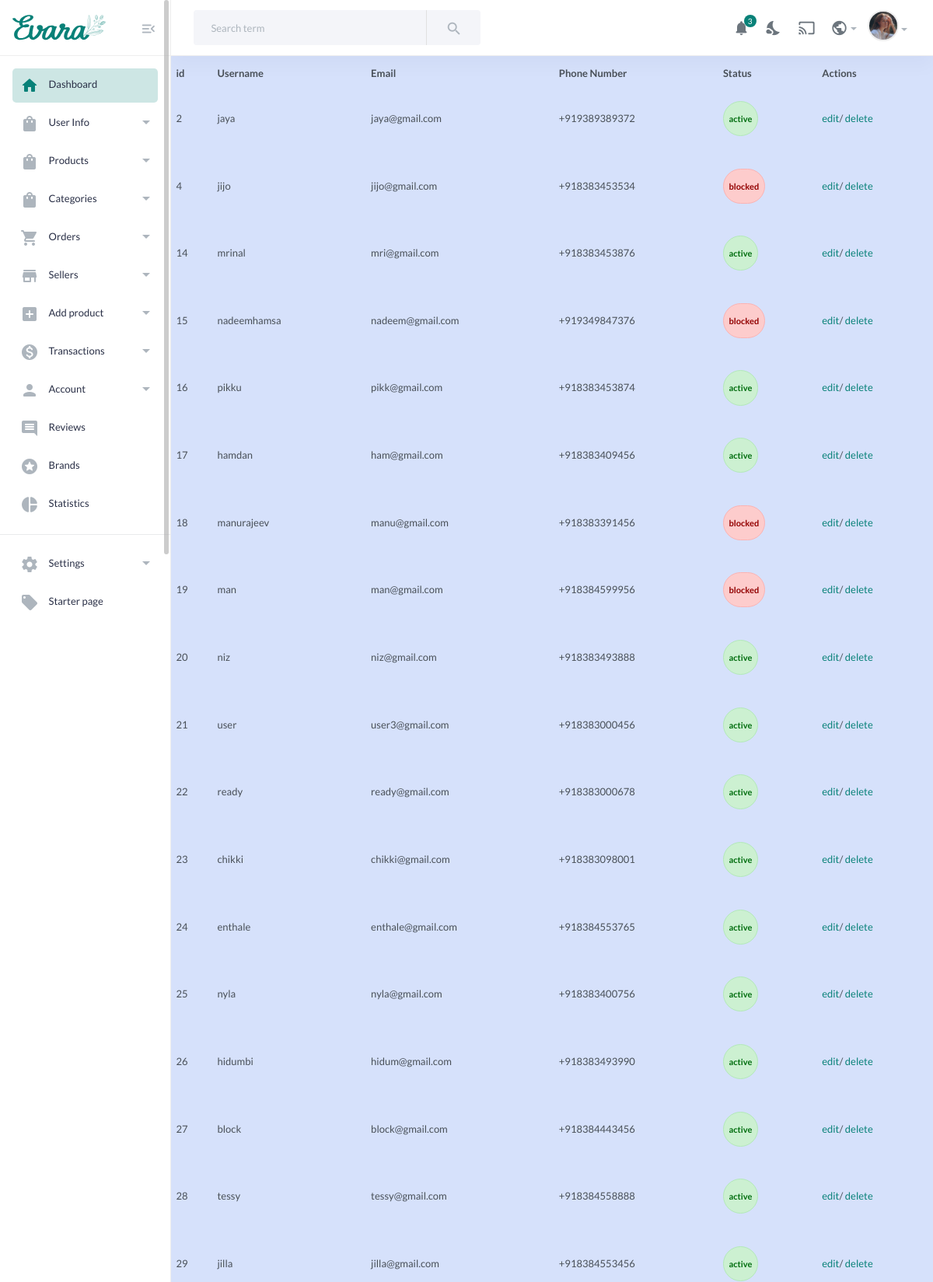
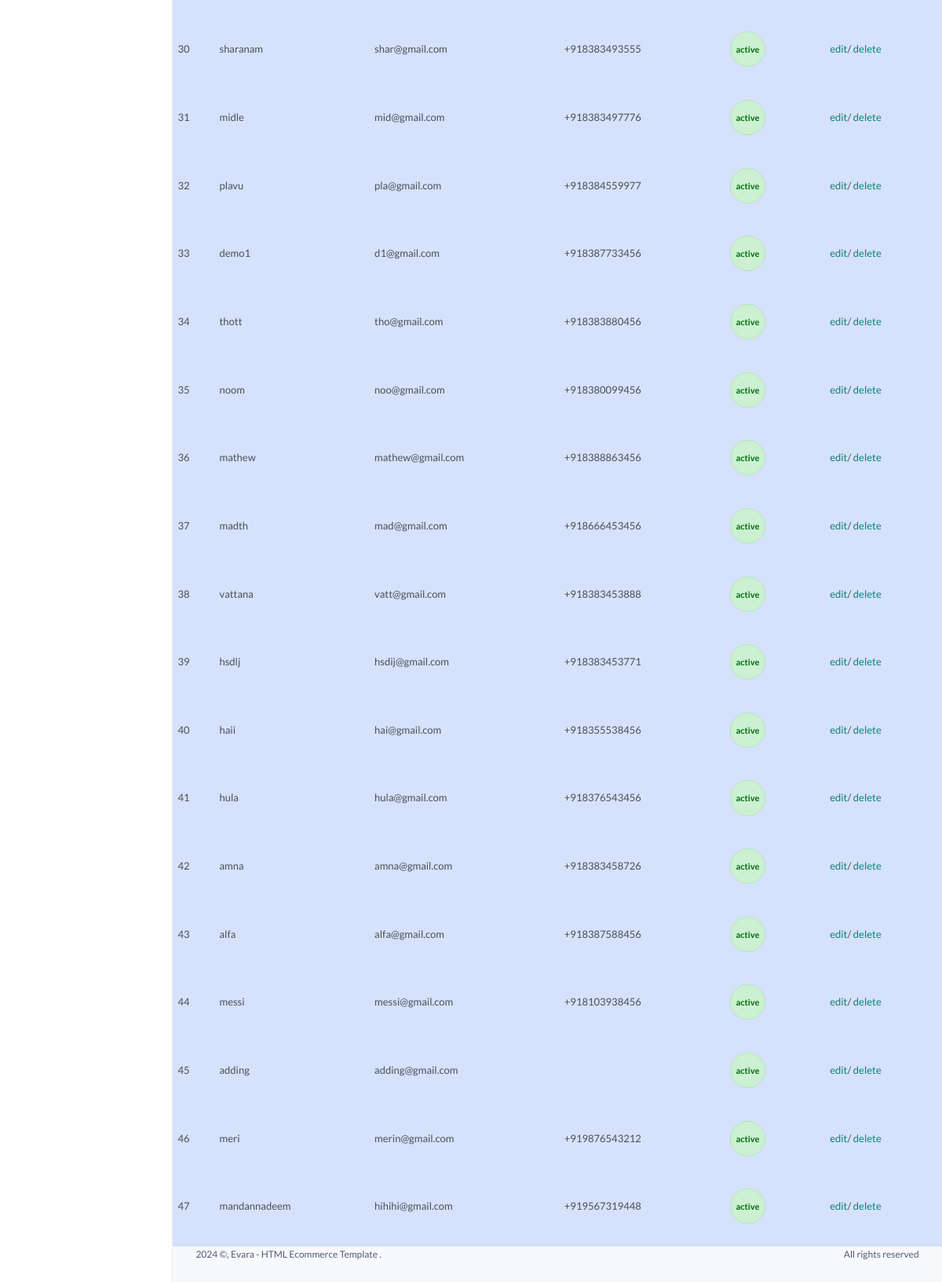
The app's page /userinfo, older data (2 pictures, top to bottom).
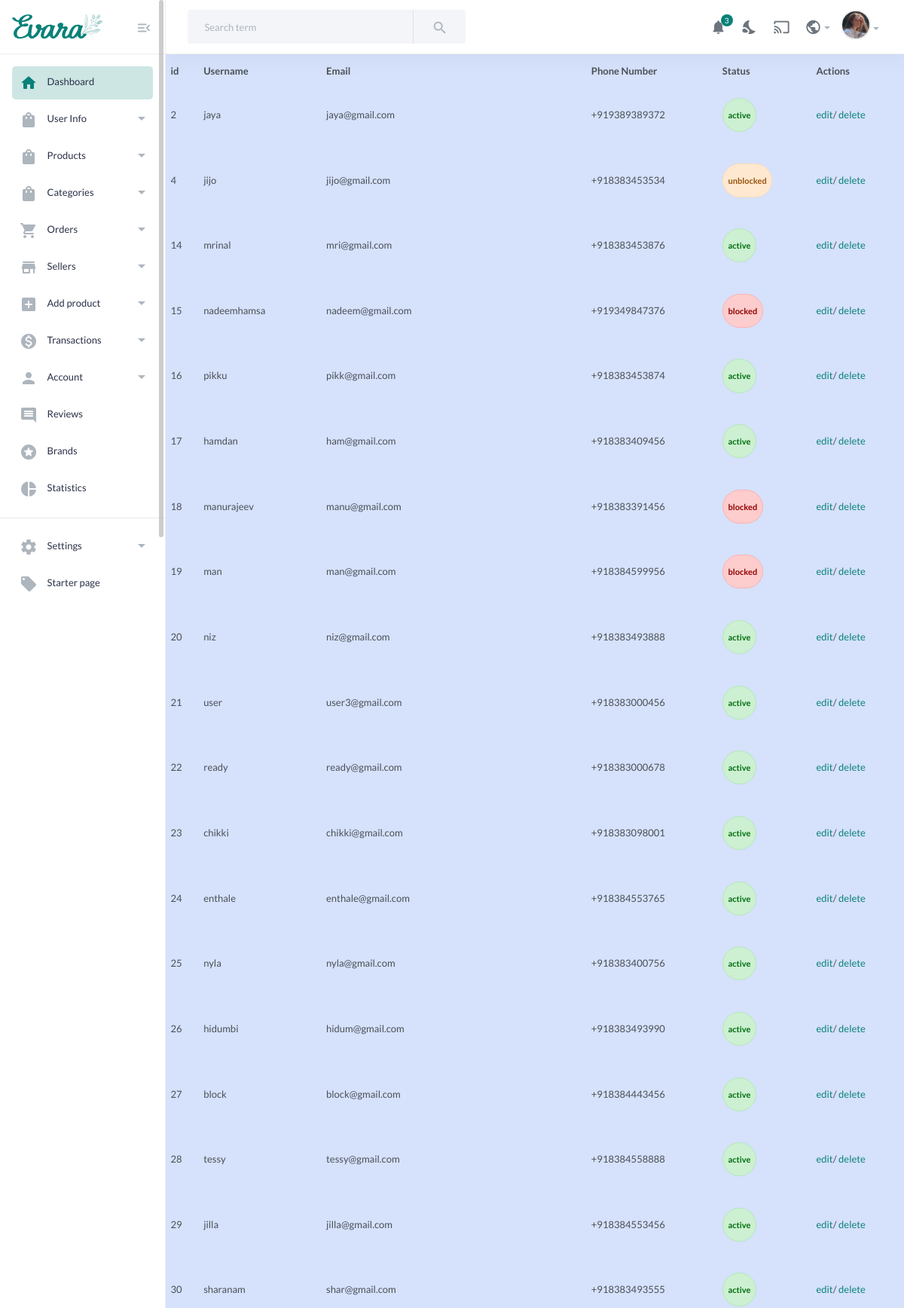
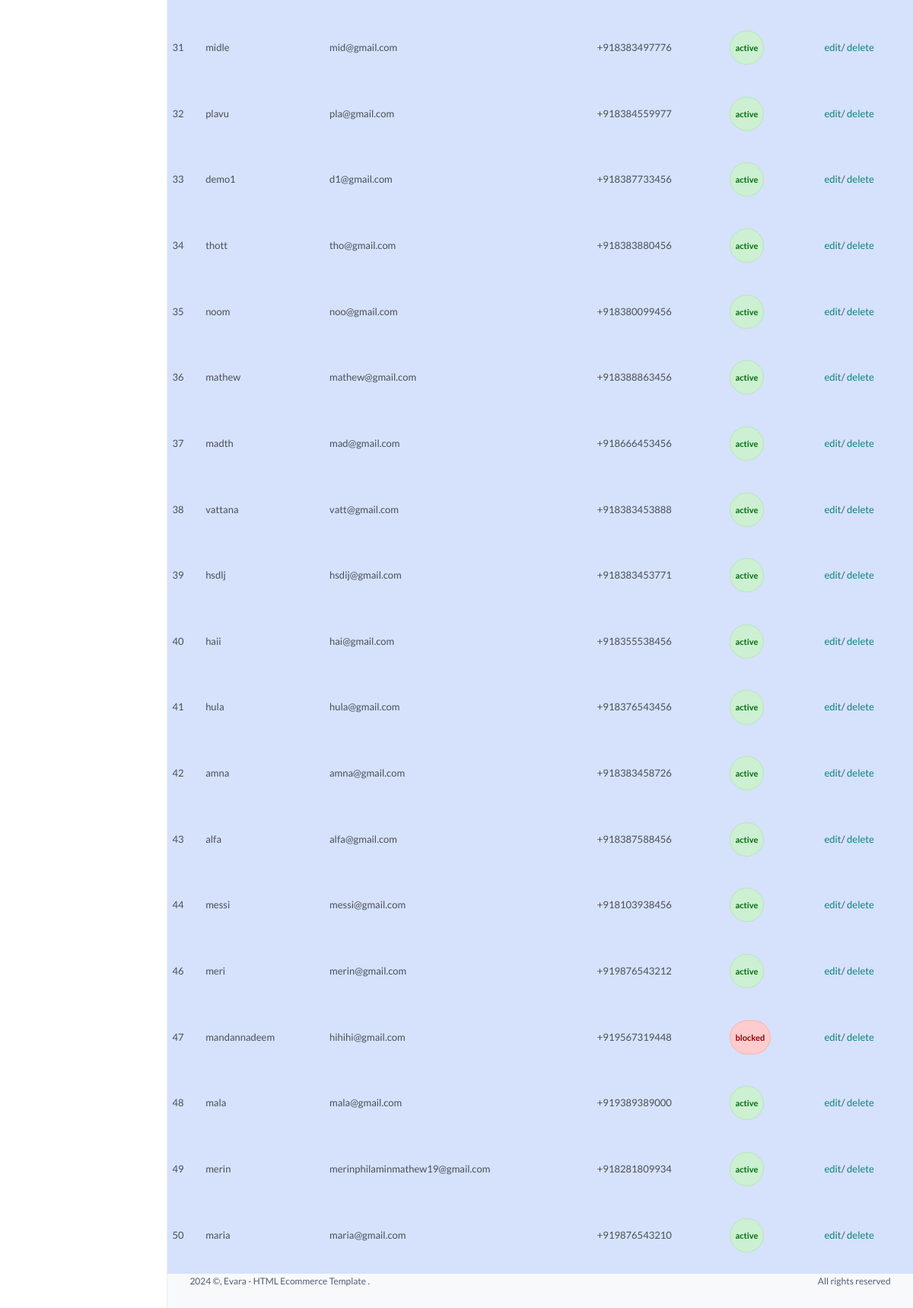
The same page, newer data (2 pictures, top to bottom).
### adminapp/models.py (models this page shows, shortened)
class NewUser(AbstractUser):
    STATUS_CHOICES = [
        ('active', 'Active'),
        ('blocked', 'Blocked'),
        ('unblocked', 'Unblocked'),
    ]
    user_id = models.BigAutoField(primary_key=True, unique=True,)
    email = models.EmailField(_("Email Address"), unique = True,)
    username = models.CharField(max_length = 100)
    status = models.CharField(
        max_length=10,
        choices=STATUS_CHOICES,
        default='active',  # Default value if not provided
    )
    phone_number = PhoneNumberField(unique = True)
    USERNAME_FIELD = "email"
    REQUIRED_FIELDS = ['username','phone_number']

### adminapp/views.py (the view)
# urls.py: path('userinfo',views.userinfo,name='userinfo'),
def userinfo(request):
    users = NewUser.objects.all()
    context = {
        'users':users
    }
    return render(request, 'admin_template/user_management/all_user.html', context)

### templates/admin_template/user_management/all_user.html (shortened to what this page needs)
{% extends "admin_base.html" %}
{% load static %}
{% block content %}
{% include "includes/admin_sidebar.html" %}
<main class="main-wrap">
    {% include "includes/admin_navbar.html" %}
    <div
        class="table-responsive"
    >
        <table
            class="table table-primary"
        >
            <thead>
                <tr>
                    <th scope="col">id</th>
                    <th scope="col">Username</th>
                    <th scope="col">Email</th>
                    <th scope="col">Phone Number</th>
                    <th scope="col">Status</th>
                    <th scope="col">Actions</th>
                </tr>
            </thead>
            <tbody>
                {% for user in users %}
                <tr class="">
                    <td scope="row">{{user.user_id}}</td>
                    <td>{{user.username}}</td>
                    <td>{{user.email}}</td>
                    <td>{{user.phone_number}}</td>
                    {% if user.status == 'active' %}
                    <td ><span class='badge rounded-pill alert alert-success'>{{user.status}}</td>
                    {% elif user.status == 'blocked' %}
                    <td ><span class='badge rounded-pill alert alert-danger'>{{user.status}}</span></td>
                    {% else %}
                    <td ><span class='badge rounded-pill alert alert-warning'>{{user.status}}</td>
                    {% endif %}
                    <td><a href="{% url "admin_app:edituser" user.user_id %}">edit</a>/
                        <a href="{% url "admin_app:deleteuser" user.user_id %}">delete</a></td>
                </tr>
                {% endfor %}
            </tbody>
        </table>
    </div>
    {% include "includes/admin_footer.html" %}
</main>
</body>
</html>
{% endblock content %}

### templates/admin_base.html (shortened to what this page needs)
{% load static %}
<!DOCTYPE HTML>
<html lang="en">
<head>
    <link href="{% static "assets2/css/main.css" %}" rel="stylesheet" type="text/css" />
</head>
<body>
{% block content %}
{% endblock content %}
</body>
</html>

### templates/includes/admin_sidebar.html (shortened to what this page needs)
{% load static %}
<aside class="navbar-aside" id="offcanvas_aside">
    <div class="aside-top">
        <a href="" class="brand-wrap">
            <img src="{% static 'assets2/imgs/theme/logo.svg' %}" class="logo" alt="Evara Dashboard">
        </a>
        <div>
            <button class="btn btn-icon btn-aside-minimize"> <i class="text-muted material-icons md-menu_open"></i> </button>
        </div>
    </div>
    <nav>
        <ul class="menu-aside">
            <li class="menu-item active">
                <a class="menu-link" href="index.html"> <i class="icon material-icons md-home"></i>
                    <span class="text">Dashboard</span>
                </a>
            </li>
            <li class="menu-item has-submenu">
                <a class="menu-link" href="page-products-list.html"> <i class="icon material-icons md-shopping_bag"></i>
                    <span class="text">User Info</span>
                </a>
            </li>
            <li class="menu-item has-submenu">
                <a class="menu-link" href="page-products-list.html"> <i class="icon material-icons md-shopping_bag"></i>
                    <span class="text">Products</span>
                </a>
            </li>
            <li class="menu-item has-submenu">
                <a class="menu-link" href="page-products-list.html"> <i class="icon material-icons md-shopping_bag"></i>
                    <span class="text">Categories</span>
                </a>
            </li>
            <li class="menu-item has-submenu">
                <a class="menu-link" href="page-orders-1.html"> <i class="icon material-icons md-shopping_cart"></i>
                    <span class="text">Orders</span>
                </a>
            </li>
            <li class="menu-item has-submenu">
                <a class="menu-link" href="page-sellers-cards.html"> <i class="icon material-icons md-store"></i>
                    <span class="text">Sellers</span>
                </a>
            </li>
            <li class="menu-item has-submenu">
                <a class="menu-link" href="page-form-product-1.html"> <i class="icon material-icons md-add_box"></i>
                    <span class="text">Add product</span>
                </a>
            </li>
            <li class="menu-item has-submenu">
                <a class="menu-link" href="page-transactions-1.html"> <i class="icon material-icons md-monetization_on"></i>
                    <span class="text">Transactions</span>
                </a>
            </li>
            <li class="menu-item has-submenu">
                <a class="menu-link" href="#"> <i class="icon material-icons md-person"></i>
                    <span class="text">Account</span>
                </a>
            </li>
            <li class="menu-item">
                <a class="menu-link" href="page-reviews.html"> <i class="icon material-icons md-comment"></i>
                    <span class="text">Reviews</span>
                </a>
            </li>
            <li class="menu-item">
                <a class="menu-link" href="page-brands.html"> <i class="icon material-icons md-stars"></i>
                    <span class="text">Brands</span> </a>
            </li>
            <li class="menu-item">
                <a class="menu-link" disabled href="#"> <i class="icon material-icons md-pie_chart"></i>
                    <span class="text">Statistics</span>
                </a>
            </li>
        </ul>
        <hr>
        <ul class="menu-aside">
            <li class="menu-item has-submenu">
                <a class="menu-link" href="#"> <i class="icon material-icons md-settings"></i>
                    <span class="text">Settings</span>
                </a>
            </li>
            <li class="menu-item">
                <a class="menu-link" href="page-blank.html"> <i class="icon material-icons md-local_offer"></i>
                    <span class="text"> Starter page </span>
                </a>
            </li>
        </ul>
        <br>
        <br>
    </nav>
</aside>

### templates/includes/admin_navbar.html (shortened to what this page needs)
{% load static %}
<header class="main-header navbar">
    <div class="col-search">
        <form class="searchform">
            <div class="input-group">
                <input list="search_terms" type="text" class="form-control" placeholder="Search term">
                <button class="btn btn-light bg" type="button"> <i class="material-icons md-search"></i></button>
            </div>
        </form>
    </div>
    <div class="col-nav">
        <ul class="nav">
            <li class="nav-item">
                <a class="nav-link btn-icon" href="#">
                    <i class="material-icons md-notifications animation-shake"></i>
                    <span class="badge rounded-pill">3</span>
                </a>
            </li>
            <li class="nav-item">
                <a class="nav-link btn-icon darkmode" href="#"> <i class="material-icons md-nights_stay"></i> </a>
            </li>
            <li class="nav-item">
                <a href="#" class="requestfullscreen nav-link btn-icon"><i class="material-icons md-cast"></i></a>
            </li>
            <li class="dropdown nav-item">
                <a class="dropdown-toggle" data-bs-toggle="dropdown" href="#" id="dropdownLanguage" aria-expanded="false"><i class="material-icons md-public"></i></a>
            </li>
            <li class="dropdown nav-item">
                <a class="dropdown-toggle" data-bs-toggle="dropdown" href="#" id="dropdownAccount" aria-expanded="false"> <img class="img-xs rounded-circle" src="{% static "assets2/imgs/people/avatar2.jpg" %}" alt="User"></a>
            </li>
        </ul>
    </div>
</header>

### templates/includes/admin_footer.html (shortened to what this page needs)
<footer class="main-footer font-xs">
    <div class="row pb-30 pt-15">
        <div class="col-sm-6">
             ©, Evara - HTML Ecommerce Template .
        </div>
        <div class="col-sm-6">
            <div class="text-sm-end">
                All rights reserved
            </div>
        </div>
    </div>
</footer>

Row changes from the older to the newer data that the page shows:
removed NewUser: user_id "45", username "adding", email "adding@gmail.com", status "active"
changed NewUser "jijo": status "blocked" → "unblocked"
changed NewUser "mandannadeem": status "active" → "blocked"
added NewUser: user_id "48", username "mala", email "mala@gmail.com", phone_number "+919389389000", status "active"
added NewUser: user_id "49", username "merin", email "merinphilaminmathew19@gmail.com", phone_number "+918281809934", status "active"
added NewUser: user_id "50", username "maria", email "maria@gmail.com", phone_number "+919876543210", status "active"
